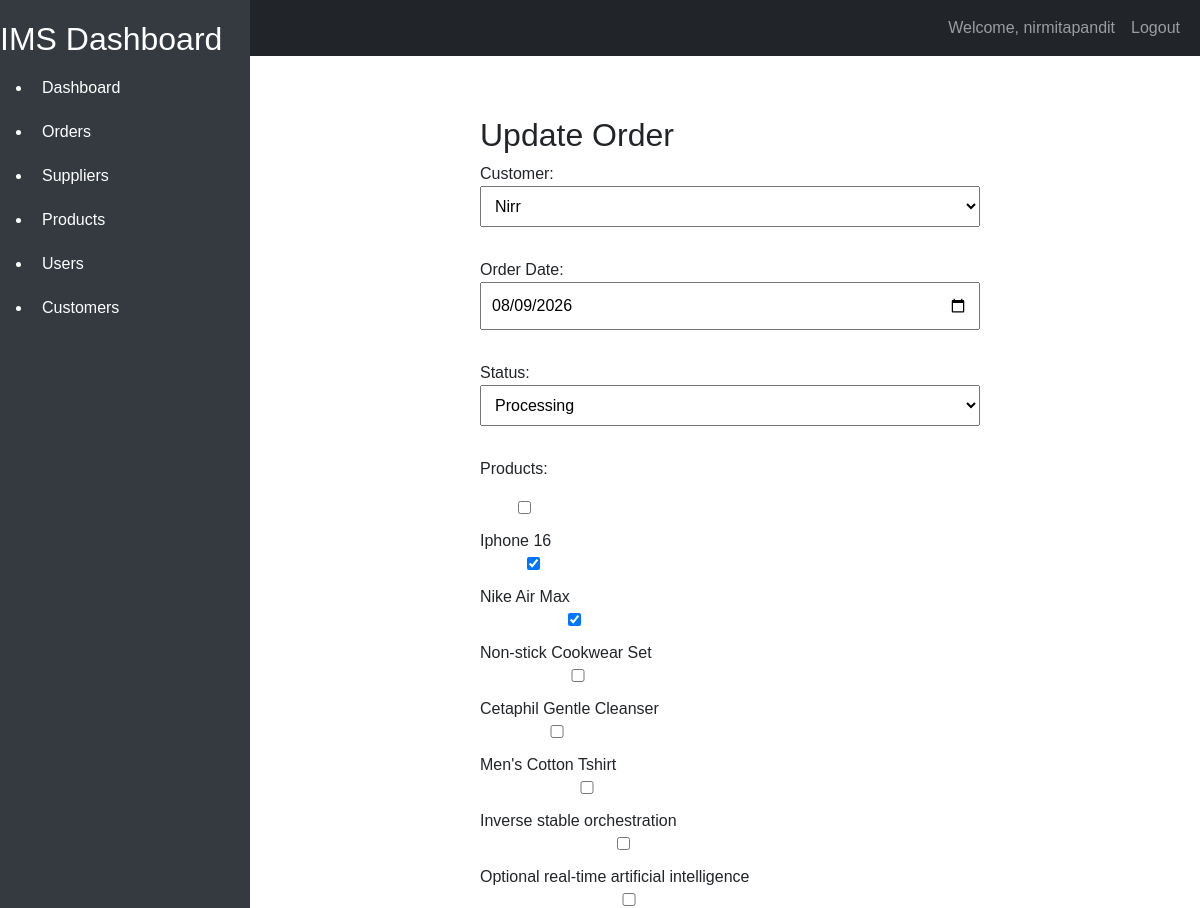
Before: /2/update/ (signed in, upper part) with the older database file.
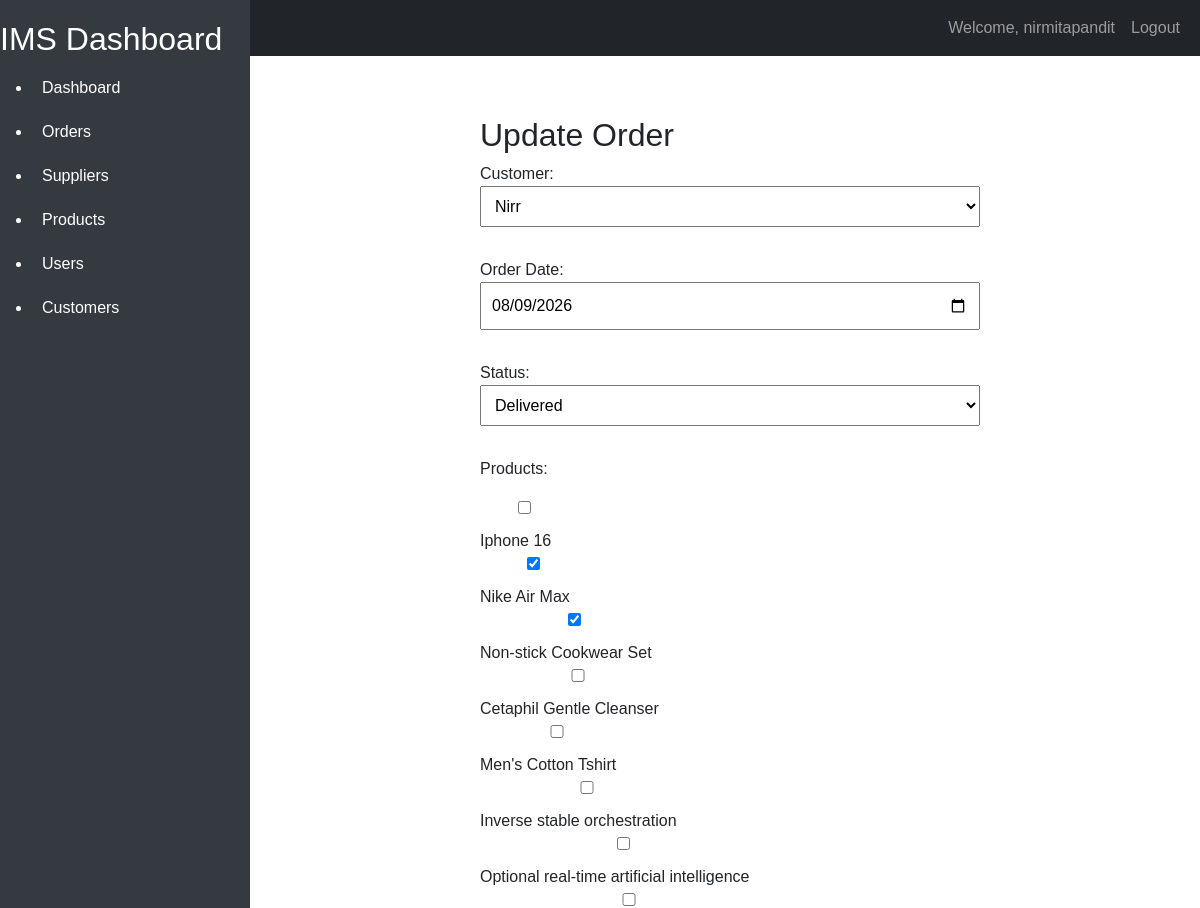
After: the same page with the newer database file.
### orders/models.py (models this page shows, shortened)
class Order(models.Model):
    class OrderStatus(models.TextChoices):
        PENDING = 'Pending'
        PROCESSING = 'Processing'
        SHIPPED = 'Shipped'
        DELIVERED = 'Delivered'
        CANCELLED = 'Cancelled'
    order_id = models.AutoField(primary_key=True)
    customer = models.ForeignKey(Customer, on_delete=models.CASCADE)
    order_date = models.DateField(default=None, blank=True)
    status = models.CharField(max_length=100, choices=OrderStatus.choices, default=OrderStatus.PENDING)
    order_details = models.ManyToManyField(Product)

### orders/views.py (the view)
# urls.py: path('<int:pk>/update/', OrderUpdateView.as_view(), name='order_update'),
class OrderUpdateView(LoginRequiredMixin, UpdateView):
    model = Order
    form_class = OrderForm
    template_name = "order/update_order.html"
    success_url = reverse_lazy("order_list")

### orders/forms.py
class OrderForm(forms.ModelForm):
    order_date = forms.DateField(required=False, widget=forms.DateInput(attrs={"type": "date"}), label="Order Date")
    order_details = forms.ModelMultipleChoiceField(queryset=Product.objects.all(), widget=forms.CheckboxSelectMultiple(), label="Products")
    class Meta:
        model = Order
        fields = "__all__"

### customer/models.py (called while the page is built)
    def __str__(self):
         return self.name

### product/models.py (called while the page is built)
    def __str__(self):
        return self.name

### orders/templates/order/update_order.html (shortened to what this page needs)
{% extends "home/base.html" %}
{% block content %}
<div class="form-container">
<h2>Update Order</h2>
<form method="POST">
    {{ form.as_p }}
</form>
</div>
{% endblock %}

Changed rows visible on the page:
changed Order "Nirr": status "Processing" → "Delivered"
